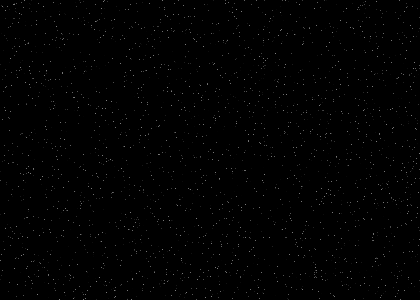
#> input picture fond_etoile.png, 420 x 300 px
$ python projet.py
#> lines starting #> are read from the running program, lines starting #| are printed output that depends on the picture
import numpy as np
import matplotlib.pyplot as plt
import matplotlib.animation as animation
import matplotlib.cm as cm


#Définition des constantes
G = 6.67408 * 10**(-11)
dt =1
masse_terre = 5.9722*(10)**24
rayon_terre = 6378.137 *(10)**3


###############################################
#      Définition d'une classe planète        #
###############################################
class planet:

    #Définir les différents attributs
    # [8 lines left out: function __init__, not called in this run]


    #Définir les différentes méthodes
    #Distance
    def distance(self, autre_planete):
        d = np.sqrt((autre_planete.x-self.x)**2 + (autre_planete.y-self.y)**2)
        return d

    #Calcul de l'accélération résultante
    # [69 lines left out: functions acceleration, actualiser_vitesse, actualiser_position, not called in this run]


#Création d'une sous classe pour les planètes fusionnées
class FusionPlanete(planet):
    def __init__(self,mass,rayon,x,y,vx,vy):
        planet.__init__(self,mass,rayon,x,y,vx,vy,'Planete fusionnée')


####################################
#          Collision              #
###################################
# [259 lines left out: functions collision, ECin, EGrav, Energie, moment_angulaire_tot, Masse and 2 more, not called in this run]
    global liste_planetes
    liste_planetes = liste_11


    #Initialisation de la figure
    fig, ax = plt.subplots()

    #Initialisation d'un fond étoilé pour la figure
    img = plt.imread("fond_etoile.png")
    ax.imshow(img,zorder=0,extent=[-10000000, 10000000, -10000000, 10000000])

    #Paramètres esthétiques
    limite_fig = 10000000
    ax.set_xlim([-limite_fig,limite_fig])
    ax.set_ylim([-limite_fig,limite_fig])

    #Initialisation de la couleur des graphiques
    colors = [cm.gist_rainbow(1/(i+1)) for i in range(2,len(liste_planetes)+2) ]

    #Initilisation de points pour chacune des planètes
    position_x = []
    position_y = []
    for planet,i in zip(liste_planetes,range(len(liste_planetes))):
        position_x.append([planet.x])
        position_y.append([planet.y])

    #Traçage des orbites initiales
    lignes_espace = [plt.plot([], [], '-', color=colors[i], linewidth=0.5, zorder=1, label=planetes.nom) for i,planetes in zip(range(len(liste_planetes)),liste_planetes) ]

    #Traçage des planètes initiales
    planetes_espace = [plt.plot(planetes.x,planetes.y, 'o', color=colors[i], markersize=(planetes.rayon*375)/limite_fig , zorder=2) for planetes,i in zip(liste_planetes,range(len(liste_planetes))) ]

    #Ajout d'une légende
    # Shrink current axis by 20%
    box = ax.get_position()
    ax.set_position([box.x0, box.y0, box.width*1.1, box.height*1.1])

    # Put a legend to the right of the current axis
    leg = ax.legend(loc='center left', bbox_to_anchor=(1, 0.5))
    leg.get_frame().set_alpha(1)

    #Définition de la fonction d'animation du système
    def run(data):
        nouvelle_liste_planete = data

        #Incrémentation de l'évolution des planètes
        for planet,i in zip(nouvelle_liste_planete, range(len(nouvelle_liste_planete))):
            if type(planet) is not FusionPlanete:
                position_x[i].append(planet.x)
                position_y[i].append(planet.y)
                if (len(position_x[0]) > 400):
                    for i in range(len(position_x)):
                        if position_x[i]:
                            del position_x[i][0]
                            del position_y[i][0]

        #actualisation du graphique
        for planete,points,planetes,i in zip(nouvelle_liste_planete, lignes_espace, planetes_espace, range(len(nouvelle_liste_planete))):
            #i) Traçage des orbites
            if position_x[i]:
                points[0].set_data(position_x[i],position_y[i])
                planetes[0].set_data(position_x[i][-1],position_y[i][-1])
                planetes[0].set_markersize((planete.rayon*375)/limite_fig)
                if type(planete) is FusionPlanete:
                    planetes[0].set_markersize(0)
                    points[0].set_markersize(0)

        return points,planetes

    #Animation
    anim = animation.FuncAnimation(fig, run, actualiser_systeme(liste_planetes), interval=10, blit=False, repeat=True)

    #Traçage de l'animation
    plt.show()


if __name__ == "__main__":
    main()
#> in main, img is the input picture: shape (300, 420, 4) float32; mean R, G, B, A 0.00504, 0.00504, 0.00504, 1
#> in main, `plt.show()`:
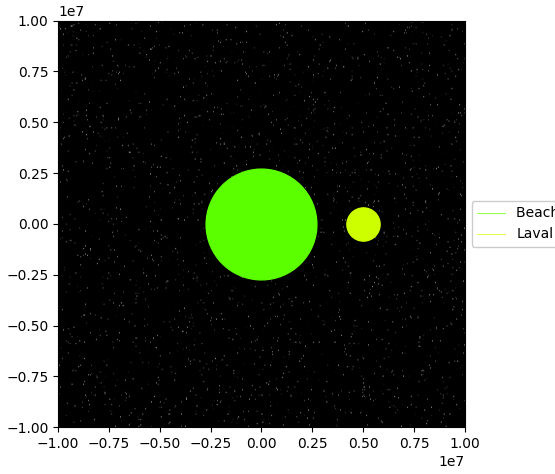
#> figure drawn by matplotlib, 1 panel
